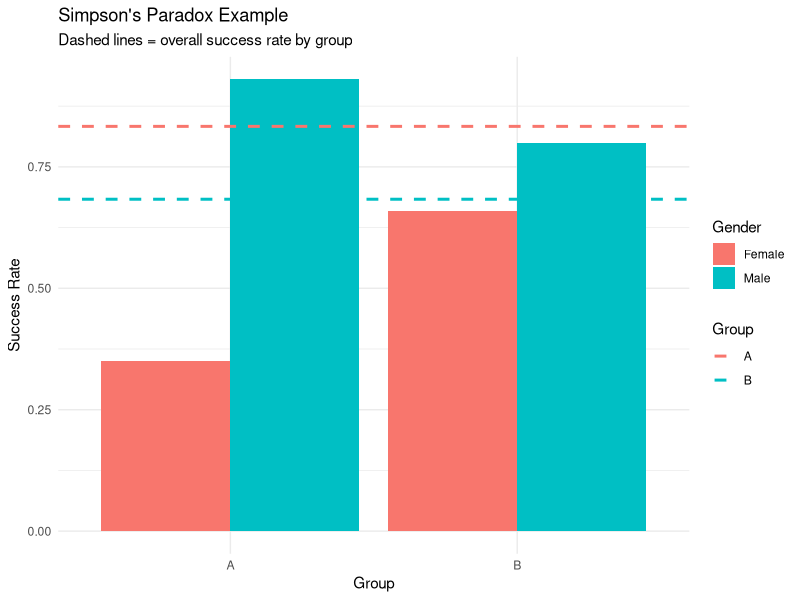

Generate this figure with R:
## ---- chunk 1
# Load necessary package
library(dplyr)
library(ggplot2)

# Simulate data for two groups (Group A and Group B)
set.seed(123)

# Group A: High success in both subgroups
group_A_men <- data.frame(Group = "A", Gender = "Male", Success = rbinom(100, 1, 0.9))
group_A_women <- data.frame(Group = "A", Gender = "Female", Success = rbinom(20, 1, 0.3))  # fewer women

# Group B: Moderate success in both subgroups
group_B_men <- data.frame(Group = "B", Gender = "Male", Success = rbinom(20, 1, 0.8))     # fewer men
group_B_women <- data.frame(Group = "B", Gender = "Female", Success = rbinom(100, 1, 0.6))

# Combine data
simpson_data <- bind_rows(group_A_men, group_A_women, group_B_men, group_B_women)

# Summary by group and gender
summary_by_gender <- simpson_data %>%
  group_by(Group, Gender) %>%
  summarise(Success_Rate = mean(Success), Count = n())

# Summary by group only
summary_overall <- simpson_data %>%
  group_by(Group) %>%
  summarise(Success_Rate = mean(Success), Count = n())

print("Success rate by Group and Gender:")
print(summary_by_gender)

print("Overall success rate by Group:")
print(summary_overall)

# Plot: Group vs Success Rate by Gender and Overall
ggplot(simpson_data, aes(x = Group, y = Success, fill = Gender)) +
  stat_summary(fun = mean, geom = "bar", position = "dodge") +
  geom_hline(data = summary_overall, aes(yintercept = Success_Rate, color = Group),
             linetype = "dashed", size = 1) +
  labs(title = "Simpson's Paradox Example",
       subtitle = "Dashed lines = overall success rate by group",
       y = "Success Rate") +
  theme_minimal()
